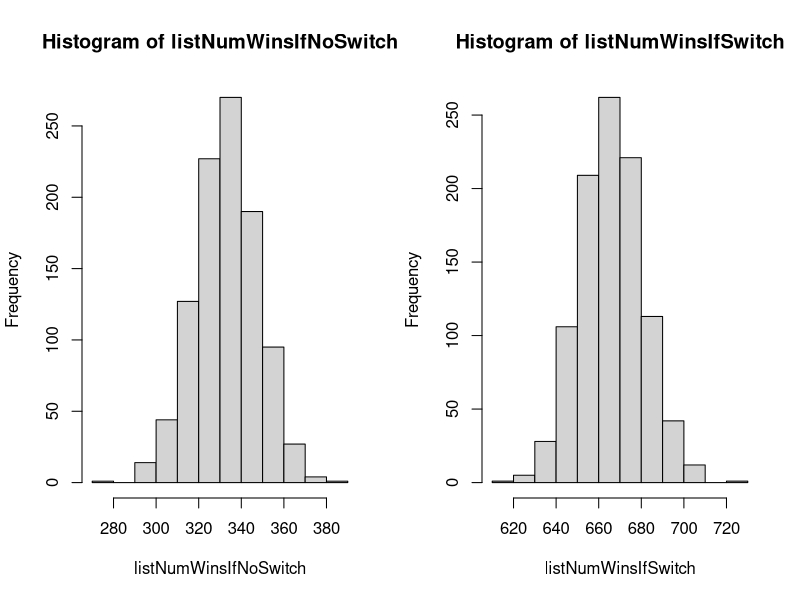

This figure's R source:


# random sequence of 100 integers 1,2,3
#runif(100, min=1, max=3)
# this represents the door numbers the car is behind for each of the 100 nights
doorsWithCarEachNight <- sample(c('A', 'B', 'C'), size=1000, replace=TRUE)
sum(doorsWithCarEachNight == 'A')
sum(doorsWithCarEachNight == 'B')
sum(doorsWithCarEachNight == 'C')

# represents the contestant's first choice on each of the 100 nights
personFirstChoiceEachNight <- sample(c('A', 'B', 'C'), size=1000, replace=TRUE)
sum(personFirstChoiceEachNight == 'A')
sum(personFirstChoiceEachNight == 'B')
sum(personFirstChoiceEachNight == 'C')

# The number of times the numbers in the two cols agree is the number of
# times the person will win if he doesn't change doors. 
# And if the numbers in the two cols don't agree, then the contestant will
# win only if he decides to change doors (higher chance). 
df <- data.frame(CarDoor=doorsWithCarEachNight, PersonChoice=personFirstChoiceEachNight)
head(df)

agreements <- doorsWithCarEachNight == personFirstChoiceEachNight
probWinIfNoSwitch <- sum(agreements) / length(agreements)
probWinIfSwitch <- (length(agreements) - sum(agreements)) / length(agreements)
probWinIfSwitch
probWinIfNoSwitch




###### ACCEPTED ANSWER: 
car.door <- sample(c('A', 'B', 'C'), size=1000, replace=TRUE)
# this is person's first choice on each of the 100 nights
first.choice <- sample(c('A', 'B', 'C'), size=1000, replace=TRUE)
confusion.table <- table(car.door, first.choice)
confusion.table
agree <- sum(diag(confusion.table))

# would have won 30 times if they keep choice
probWinIfNoSwitch <- agree / sum(confusion.table); probWinIfNoSwitch
# would have won 70 times of 100 if they had changed. 
probWinIfSwitch <- 1 - probWinIfNoSwitch; probWinIfSwitch



# Doing 1000 times and plotting histogram
listNumWinsIfNoSwitch <- 0
listNumWinsIfSwitch <- 0
N = 1000
for(i in 1:1000){
      car.door <- sample(c('A', 'B', 'C'), size=N, replace=TRUE)
      # this is person's first choice on each of the 100 nights
      first.choice <- sample(c('A', 'B', 'C'), size=N, replace=TRUE)
      confusion.table <- table(car.door, first.choice)
      numWinIfNoSwitch <- sum(diag(confusion.table))
      listNumWinsIfNoSwitch[i] <- numWinIfNoSwitch
      listNumWinsIfSwitch[i] <- N - numWinIfNoSwitch
}
par(mfrow=c(1,2))
hist(listNumWinsIfNoSwitch)
hist(listNumWinsIfSwitch)